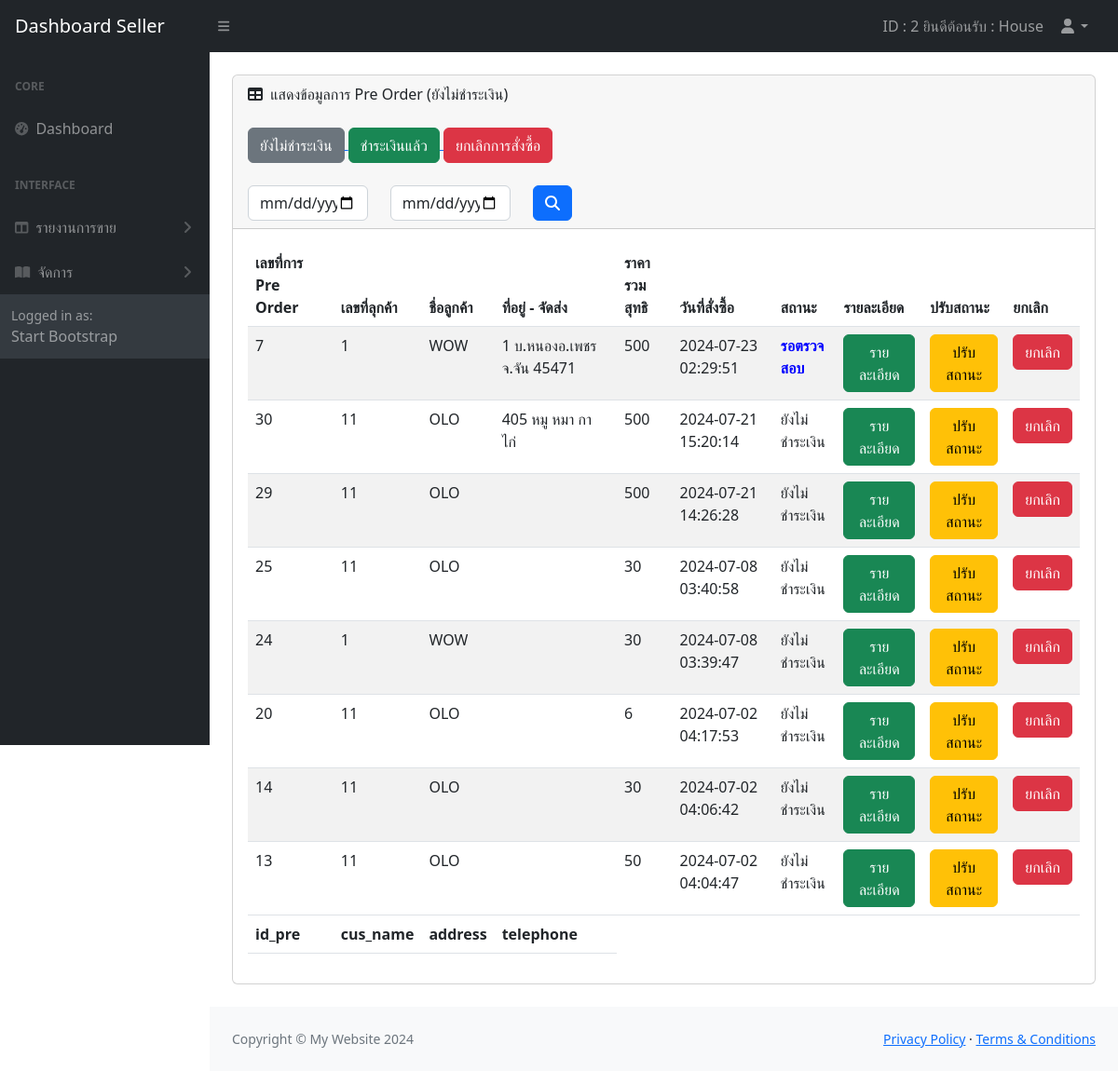
Screenshot of /Seller/report_pre_order.php (signed in) with the database file from the repository.
### tables this page shows
CREATE TABLE `pre_order` (
  `id_pre` int(11) NOT NULL,
  `time_pre` timestamp NOT NULL DEFAULT current_timestamp(),
  `total_price_pre` float NOT NULL,
  `pre_status` varchar(1) NOT NULL COMMENT '0=ยกเลิกการ Pre Order,1=ยังไม่ชำระเงิน,2=ชำระเงินแล้ว,3=รอตรวจสอบ',
  `address` text NOT NULL,
  `id_pro` int(11) NOT NULL,
  `id_member` int(11) NOT NULL
);

CREATE TABLE `pre_order_detail` (
  `id_pre_detail` int(11) NOT NULL,
  `item_amount` int(11) NOT NULL,
  `total` int(11) NOT NULL,
  `id_pro` int(11) NOT NULL,
  `id_pre` int(11) NOT NULL
);

CREATE TABLE `user_form` (
  `id` int(255) NOT NULL,
  `username` varchar(255) NOT NULL,
  `name` varchar(255) NOT NULL,
  `email` varchar(255) NOT NULL,
  `telephone` varchar(10) NOT NULL,
  `password` varchar(255) NOT NULL,
  `user_type` varchar(255) NOT NULL,
  `bank` varchar(255) NOT NULL COMMENT 'ชื่อธนาคาร',
  `bank_number` varchar(10) NOT NULL COMMENT 'เลขที่บัญชี'
);

### Seller/report_pre_order.php (the view, shortened to what this page needs)
<?php
$ids=$_SESSION["se_id"];
?>
<!DOCTYPE html>
<html lang="en">
    <head>
        <link href="https://cdn.jsdelivr.net/npm/simple-datatables@7.1.2/dist/style.min.css" rel="stylesheet" />
        <link href="css/styles.css" rel="stylesheet" />
    </head>
    <body class="sb-nav-fixed">
        <?php
        include 'menu1.php';
        ?>
            <div id="layoutSidenav_content">
                <main>
                    <div class="container-fluid px-4">
                        <div class="card mb-4 mt-4">
                            <div class="card-header">
                                <i class="fas fa-table me-1"></i>
                                แสดงข้อมูลการ Pre Order (ยังไม่ชำระเงิน)
                            <div>
                                <br>
                            <a href="report_pre_order.php" > <button type="button" class="btn btn-secondary">ยังไม่ชำระเงิน</button> </a>
                            <a href="report_pre_order_yes.php" > <button type="button" class="btn btn-success">ชำระเงินแล้ว</button> </a>
                            <a href="report_pre_order_no.php" > <button type="button" class="btn btn-danger">ยกเลิกการสั่งซื้อ</button> </a>
                            </div>
                            <br>
                            <div>
<form name="form1" method="POST" action="report_pre_order.php">
<div class="row">
    <div class="col-sm-2">
      <input type="date" name="dt1" class="form-control">
    </div>
    <div class="col-sm-2">
    <input type="date" name="dt2" class="form-control">
    </div>
    <div class="col-sm-4">
    <button type="submit" class="btn btn-primary"><i class="fas fa-search"></i></button>
    </div>
  </div>
                            </form>
                            </div>
                            </div>
                            <div class="card-body">
                                <table id="datatablesSimple" class="table table-striped">
                                    <thead>
                                        <tr>
                                            <th>เลขที่การ Pre Order</th>
                                            <th>เลขที่ลุกค้า</th>
                                            <th>ชื่อลูกค้า</th>
                                            <th>ที่อยู่ - จัดส่ง</th>
                                            <th>ราคารวมสุทธิ</th>
                                            <th>วันที่สั่งซื้อ</th>
                                            <th>สถานะ</th>
                                            <th>รายละเอียด</th>
                                            <th>ปรับสถานะ</th>
                                            <th>ยกเลิก</th>
                                        </tr>
                                    </thead>
                                    <tfoot>
                                        <tr>
                                            <th>id_pre</th>
                                            <th>cus_name</th>
                                            <th>address</th>
                                            <th>telephone</th>
                                        </tr>
                                    </tfoot>
                                    <tbody>
<?php
$ddt1=@$_POST['dt1'];
$ddt2=@$_POST['dt2'];
$add_date= date('Y/m/d', strtotime($ddt2 . "+1 days"));
if(($ddt1 != "") & ($ddt2 != "")){
    echo "ค้นหาจากวันที่ $ddt1 ถึง $ddt2 " ;
    $sql = "select * from pre_order po,user_form u ,pre_order_detail pod,product p where po.id_member=u.id and po.id_pre=pod.id_pre and pod.id_pro=p.id_pro and id_user='$ids' and pre_status='1' or pre_status='3' and time_pre BETWEEN '$ddt1' and '$add_date'
    group by po.id_pre order by reg_date DESC";
}else{
    $sql = "select * from pre_order po,user_form u ,pre_order_detail pod,product p where po.id_member=u.id and po.id_pre=pod.id_pre and pod.id_pro=p.id_pro and id_user='$ids' and pre_status='1' or pre_status='3' group by po.id_pre order by time_pre DESC";
}
$result=mysqli_query($conn,$sql);
while($row=mysqli_fetch_array($result)){
$status = $row['pre_status'];
?>
                                        <tr>
                                            <td><?=$row['id_pre']?></td>
                                            <td><?=$row['id_member']?></td>
                                            <td><?=$row['name']?></td>
                                            <td><?=$row['address']?></td>
                                            <td><?=$row['total_price_pre']?></td>
                                            <td><?=$row['time_pre']?></td>
                                            <td>
                                            <?php
                                        if($status == 1){
                                            echo "ยังไม่ชำระเงิน";
                                        }else if($status == 2){
                                            echo "<b style='color:green '> ชำระเงินแล้ว </b> ";
                                        }else if($status == 0){
                                            echo "<b style='color:red '> ยกเลิกการสั่งซื้อ </b> ";
                                        }else if($status == 3){
                                            echo "<b style='color:blue '> รอตรวจสอบ </b> ";
                                        }
                                            ?>
                                            </td>
                                            <td><a href="report_pre_order_detail.php?id=<?=$row['id_pre']?>" class="btn btn-success">รายละเอียด</a></td>
                                            <td><a href="pay_pre_order.php?id=<?=$row['id_pre']?>" class="btn btn-warning">ปรับสถานะ</a></td>
                                            <td><a href="cancel_pre_order.php?id=<?=$row['id_pre']?>" class="btn btn-danger">ยกเลิก</a></td>
                                        </tr>
                                    <?php
                                    }
                                    ?>
                                </table>
                            </div>
                        </div>
                    </div>
                </main>
                <?php
        include 'footer.php';
        ?>
            </div>
        </div>
    </body>
</html>

### rows the page displays
pre_order: pre_order_detail.id_pre "7", id_member "1", user_form.name "WOW", address "1 บ.หนองอ.เพชร จ.จัน 45471", total_price_pre "500", time_pre "2024-07-23 02:29:51", pre_status "รอตรวจสอบ"
pre_order: pre_order_detail.id_pre "30", id_member "11", user_form.name "OLO", address "405 หมู หมา กา ไก่", total_price_pre "500", time_pre "2024-07-21 15:20:14", pre_status "ยังไม่ชำระเงิน"
pre_order: pre_order_detail.id_pre "29", id_member "11", user_form.name "OLO", total_price_pre "500", time_pre "2024-07-21 14:26:28", pre_status "ยังไม่ชำระเงิน"
pre_order: pre_order_detail.id_pre "25", id_member "11", user_form.name "OLO", total_price_pre "30", time_pre "2024-07-08 03:40:58", pre_status "ยังไม่ชำระเงิน"
pre_order: pre_order_detail.id_pre "24", id_member "1", user_form.name "WOW", total_price_pre "30", time_pre "2024-07-08 03:39:47", pre_status "ยังไม่ชำระเงิน"
pre_order: pre_order_detail.id_pre "20", id_member "11", user_form.name "OLO", total_price_pre "6", time_pre "2024-07-02 04:17:53", pre_status "ยังไม่ชำระเงิน"
pre_order: pre_order_detail.id_pre "14", id_member "11", user_form.name "OLO", total_price_pre "30", time_pre "2024-07-02 04:06:42", pre_status "ยังไม่ชำระเงิน"
pre_order: pre_order_detail.id_pre "13", id_member "11", user_form.name "OLO", total_price_pre "50", time_pre "2024-07-02 04:04:47", pre_status "ยังไม่ชำระเงิน"

### other values shown
$_SESSION["se_id"] "2"
$_SESSION["se_name"] "House"
